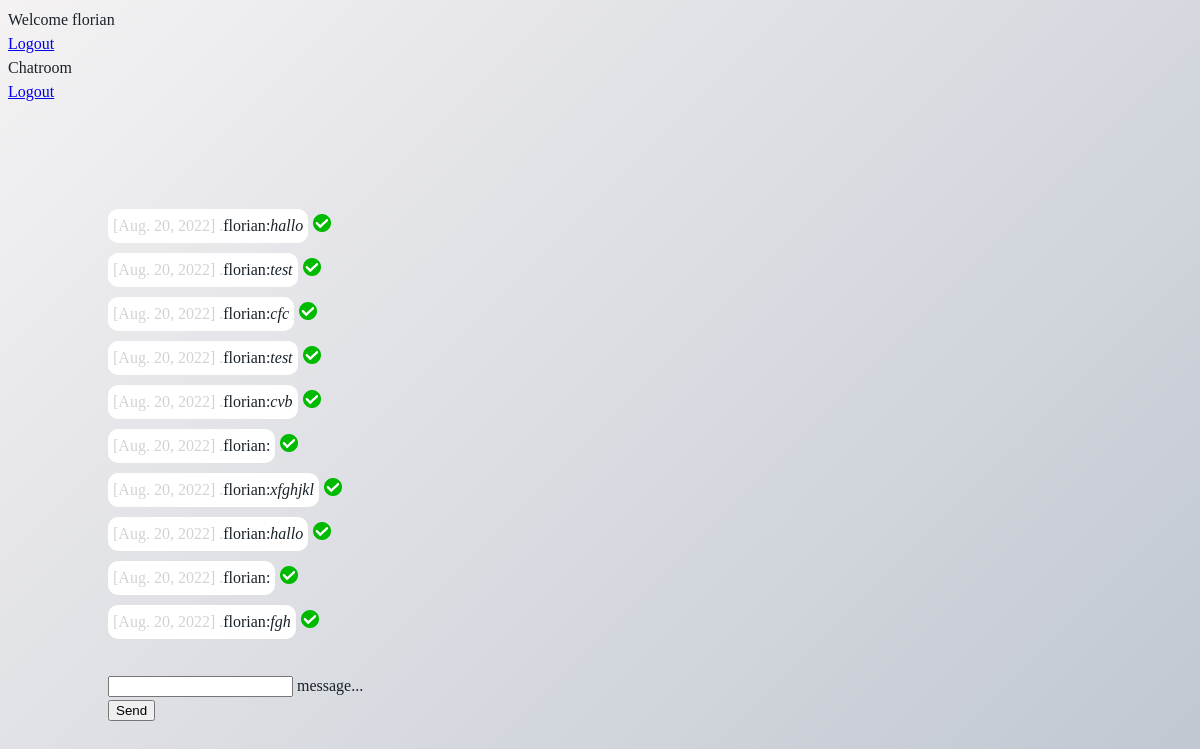
The page /chat/ (signed in) on the database as committed earlier.
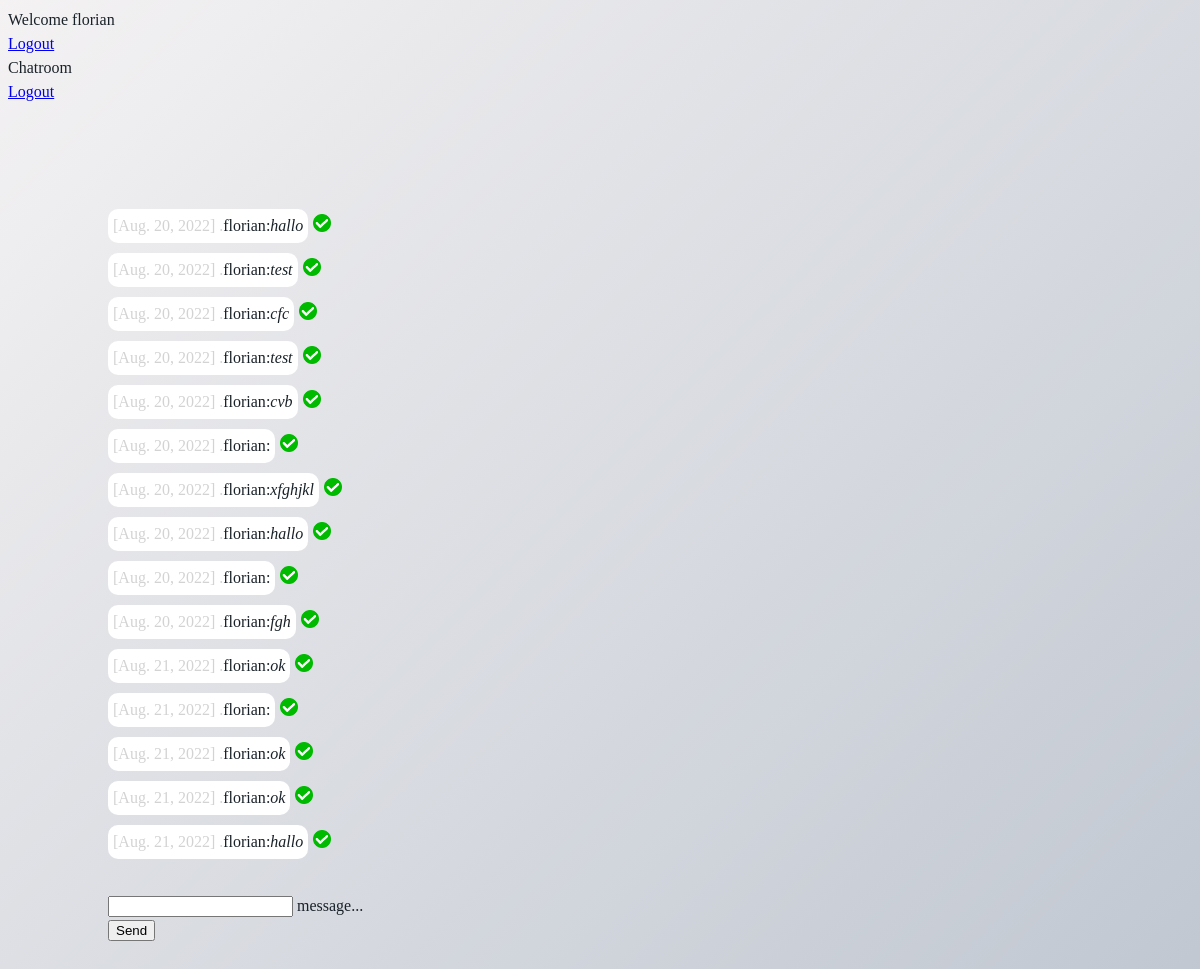
The same page on the database as committed later.
### chat/models.py (models this page shows)
class Message(models.Model):
    text = models.CharField(max_length=500)
    chreated_at = models.DateField(default=date.today)
    chat = models.ForeignKey(Chat, on_delete=models.CASCADE, related_name='chat_message_set', default=None, blank=True, null=True) # Die letzten 3: Standartwert ist nichts, wir dürfen nichts reingeben und die Datenbank akzeptiert nichts.
    author = models.ForeignKey(settings.AUTH_USER_MODEL, on_delete=models.CASCADE, related_name='author_message_set')
    receiver = models.ForeignKey(settings.AUTH_USER_MODEL, on_delete=models.CASCADE, related_name='receiver_message_set')

### chat/views.py (the view)
# urls.py: path('chat/', index),
@login_required(login_url='/login/')
def index(request):
    if request.method == 'POST':
        myChat = Chat.objects.get(id=1)
        new_message = Message.objects.create(text=request.POST['textmessage'], chat = myChat, author = request.user, receiver = request.user)
        serializers_obj = serializers.serialize('json', [new_message])
        return JsonResponse(serializers_obj[1:-1], safe=False)
    chatMessages = Message.objects.filter(chat__id=1)
    return render(request, 'chat/index.html', {'messages': chatMessages})

### chat/templates/chat/index.html (shortened to what this page needs)
{% extends "base.html" %}
{% block content %}
{% if request.user.is_authenticated %}
<div id="messageContainer">
    {% for message in messages %}
    <div class="box">
        <div class="message-bubble">
            <span style="color: lightgray">[{{message.chreated_at}}]     .</span> {{message.author}}: <i>{{ message.text }}</i>
        </div>
        <div>
            <img src="/static/img/check(1).png">
        </div>
    </div>
    {% endfor %}
</div>
<form onsubmit="sendMessage(); return false;" method="post" style="margin-top: 30px;">
    <div class="mdl-textfield mdl-js-textfield mdl-textfield--floating-label">
        <input required name="textmessage" class="mdl-textfield__input" type="text" id="messageField">
        <label class="mdl-textfield__label" for="messageField">message...</label>
    </div>
    <button onclick="clear()"
        class="mdl-button mdl-js-button mdl-button--raised mdl-js-ripple-effect mdl-button--accent">
        Send
    </button>
</form>
{% else %}
<h2>Nicht eingeloggt</h2>
<p>Bitte logge dich <a href="/login/">hier</a> ein.</p>
{% endif %}
{% endblock %}

### templates/base.html (shortened to what this page needs)
<!DOCTYPE html>
<html lang="en">
<head>
    <link rel="stylesheet" href="https://code.getmdl.io/1.3.0/material.indigo-pink.min.css">
    {% load static %}
    <link rel="stylesheet" href="{% static 'css/styles.css' %}">
</head>
<body>
    <div class="mdl-layout mdl-js-layout mdl-layout--fixed-header">
        <header class="mdl-layout__header">
            <div class="mdl-layout__header-row">
                <span class="mdl-layout-title">
                    {% if request.user.is_authenticated %}
                    Welcome {{request.user}}
                    {% else %}
                    Welcome! Please log in.
                    {% endif %}
                </span>
                <nav class="mdl-navigation mdl-layout--large-screen-only">
                    <a class="mdl-navigation__link" href="/logout">Logout</a>
                </nav>
            </div>
        </header>
        <div class="mdl-layout__drawer">
            <span class="mdl-layout-title">Chatroom</span>
            <nav class="mdl-navigation">
                <a class="mdl-navigation__link" href="/logout">Logout</a>
            </nav>
        </div>
        <main class="mdl-layout__content">
            <div class="page-content">
                {% block content %}
                {% endblock %}
            </div>
        </main>
    </div>
</body>
</html>

### static/css/styles.css (style rules this page uses)
.page-content { padding: 100px 100px; }

### chat/templates/chat/index.html (style rules this page uses)
.message-bubble { display: flex; padding: 5px; margin-top: 5px; margin-bottom: 5px; width: fit-content; border-radius: 10px; background-color: white; }
html { line-height: 1.5; font-weight: 300; color: #192229; background: linear-gradient(135deg, #F4F2F3, #BFC6D0); }
.box { display: flex; align-items: center; }
.box img { width: 18px; margin-left: 5px; }

Rows that differ between the two databases and show on the page:
added Message: chreated_at "Aug. 21, 2022", author "florian", text "ok"
added Message: chreated_at "Aug. 21, 2022", author "florian"
added Message: chreated_at "Aug. 21, 2022", author "florian", text "ok"
added Message: chreated_at "Aug. 21, 2022", author "florian", text "ok"
added Message: chreated_at "Aug. 21, 2022", author "florian", text "hallo"
